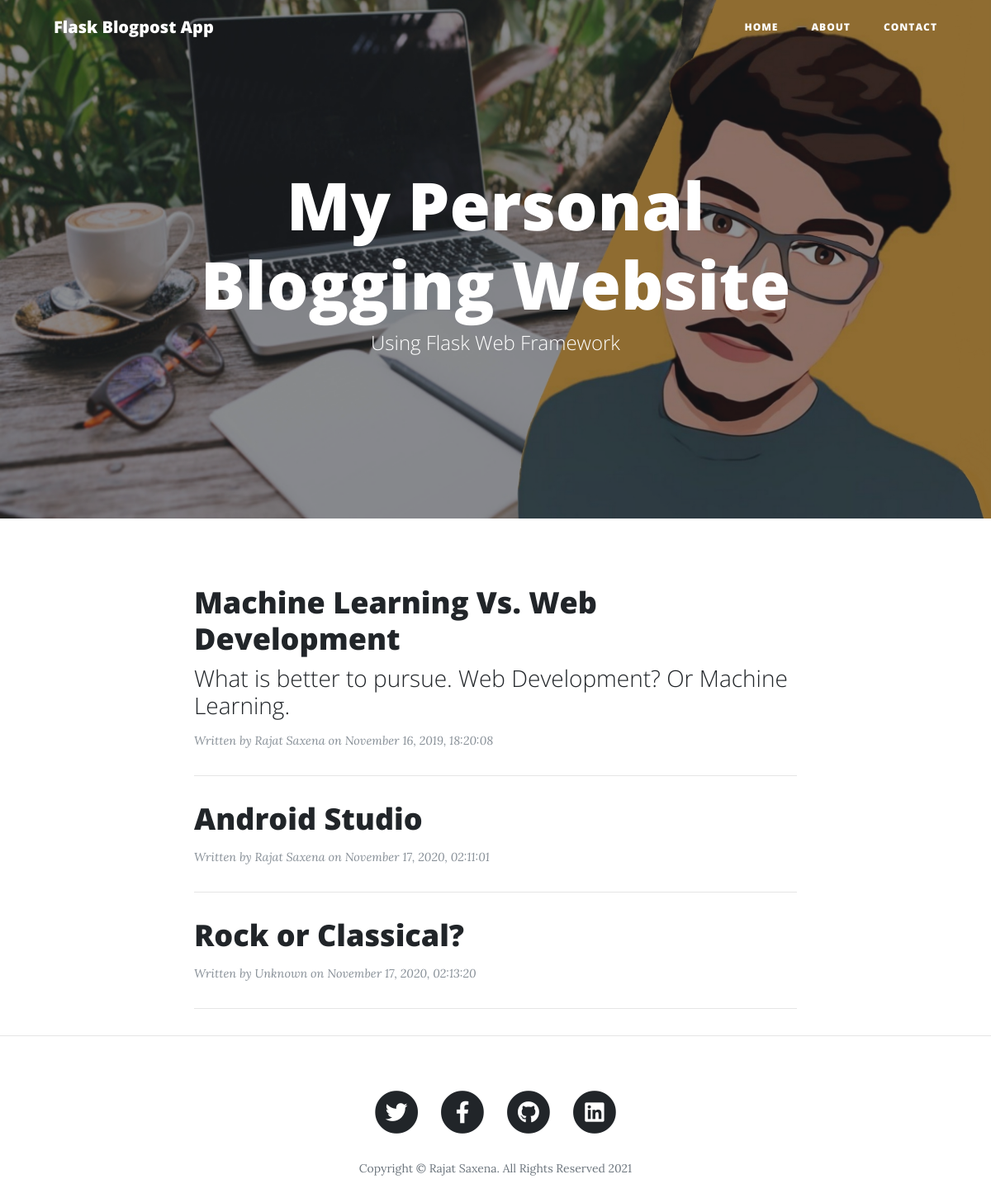
The page / on the database its author committed.
### app.py (models this page shows)
class Posts(db.Model):
    id = db.Column(db.Integer, primary_key=True)
    title = db.Column(db.String(255), nullable=False)
    subtitle = db.Column(db.String(255), nullable=True)
    content = db.Column(db.Text, nullable=False)
    author = db.Column(db.String(255))
    date_posted = db.Column(db.DateTime)
    slug = db.Column(db.String(255))
    views = db.Column(db.Integer,default=0)
    comments = db.Column(db.Integer,default=0)

### app.py (the view)
@app.route("/")
def homepage():
    posts = Posts.query.all()
    return render_template("index.html", posts=posts)

### templates/index.html (shortened to what this page needs)
<!DOCTYPE html>
<html lang="en">
  <head>
    <link
      href="../static/vendor/bootstrap/css/bootstrap.min.css"
      rel="stylesheet"
    />
    <link
      href="../static/vendor/fontawesome-free/css/all.min.css"
      rel="stylesheet"
      type="text/css"
    />
    <link href="../static/css/clean-blog.min.css" rel="stylesheet" />
  </head>
  <body>
    <nav class="navbar navbar-expand-lg navbar-dark fixed-top" id="mainNav">
      <div class="container">
        <a class="navbar-brand" href="/">Flask Blogpost App</a>
        <div class="collapse navbar-collapse" id="navbarResponsive">
          <ul class="navbar-nav ml-auto">
            <li class="nav-item">
              <a class="nav-link" href="/">Home</a>
            </li>
            <li class="nav-item">
              <a class="nav-link" href="/about">About</a>
            </li>
            <li class="nav-item">
              <a class="nav-link" href="/contact">Contact</a>
            </li>
          </ul>
        </div>
      </div>
    </nav>
    <header
      class="masthead"
      style="background-image: url('../static/img/home-bg.jpg')"
    >
      <div class="overlay"></div>
      <div class="container">
        <div class="row">
          <div class="col-lg-8 col-md-10 mx-auto">
            <div class="site-heading">
              <h1>My Personal Blogging Website</h1>
              <span class="subheading">Using Flask Web Framework</span>
            </div>
          </div>
        </div>
      </div>
    </header>
    <div class="container">
      <div class="row">
        <div class="col-lg-8 col-md-10 mx-auto">
          {% for post in posts %}
          <div class="post-preview">
            <a href={{"/post/" + post.slug}}>
              <h2 class="post-title">
                {{post.title}}
              </h2>
              <h3 class="post-subtitle">
                {% if post.subtitle %}
                {{post.subtitle}}
                {% endif %}
              </h3>
            </a>
            <p class="post-meta">
              {% if post.author %}
            <small> Written by {{ post.author }} on {{ post.date_posted.strftime('%B %d, %Y, %H:%M:%S') }}</small>
        {% else %}
            <small> Written by Unknown on {{ post.date_posted.strftime('%B %d, %Y, %H:%M:%S') }}</small>
        {% endif %}
            </p>
          </div>
          <hr />
          {% endfor %}
        </div>
      </div>
    </div>
    <hr />
    <footer>
      <div class="container">
        <div class="row">
          <div class="col-lg-8 col-md-10 mx-auto">
            <ul class="list-inline text-center">
              <li class="list-inline-item">
                <a href="https://twitter.com/Rajat14Rs">
                  <span class="fa-stack fa-lg">
                    <i class="fas fa-circle fa-stack-2x"></i>
                    <i class="fab fa-twitter fa-stack-1x fa-inverse"></i>
                  </span>
                </a>
              </li>
              <li class="list-inline-item">
                <a href="https://www.facebook.com/rajat14.rs/">
                  <span class="fa-stack fa-lg">
                    <i class="fas fa-circle fa-stack-2x"></i>
                    <i class="fab fa-facebook-f fa-stack-1x fa-inverse"></i>
                  </span>
                </a>
              </li>
              <li class="list-inline-item">
                <a href="https://github.com/rajat-saxena14">
                  <span class="fa-stack fa-lg">
                    <i class="fas fa-circle fa-stack-2x"></i>
                    <i class="fab fa-github fa-stack-1x fa-inverse"></i>
                  </span>
                </a>
              </li>
              <li class="list-inline-item">
                <a href="https://www.linkedin.com/in/rajat-saxena14/">
                  <span class="fa-stack fa-lg">
                    <i class="fas fa-circle fa-stack-2x"></i>
                    <i class="fab fa-linkedin fa-stack-1x fa-inverse"></i>
                  </span>
                </a>
              </li>
            </ul>
            <p class="copyright text-muted">
              Copyright &copy; Rajat Saxena. All Rights Reserved 2021
            </p>
          </div>
        </div>
      </div>
    </footer>
  </body>
</html>

### rows shown on the page
Posts: title "Machine Learning Vs. Web Development", subtitle "What is better to pursue. Web Development? Or Machine Learning.", author "Rajat Saxena", date_posted "November 16, 2019, 18:20:08"
Posts: title "Android Studio", author "Rajat Saxena", date_posted "November 17, 2020, 02:11:01"
Posts: title "Rock or Classical?", date_posted "November 17, 2020, 02:13:20"
